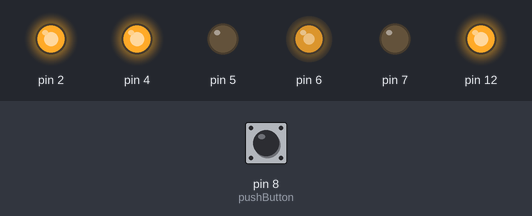
Simulated run of this sketch. Board: Arduino Uno, built with avr-gcc and run on an emulated ATmega328P. On the bench: output pins drawn as LEDs (lit = HIGH). The inputs (shaded band) are chosen by the test bench; at power-on: pin 8 (pushButton) LOW.

Above: at 2.8 s.
2.9 s: pin 8 (pushButton) pulled HIGH for 1.2 s
At 3.8 s:
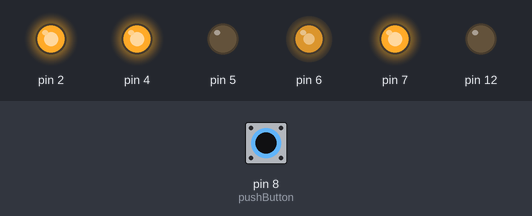
6.5 s: pin 8 (pushButton) pulled HIGH for 3.2 s
At 10.6 s:
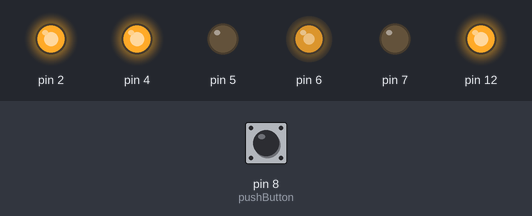
Timing chart, 0 to 12.1 s (numbered marks = the images above; inputs shaded):
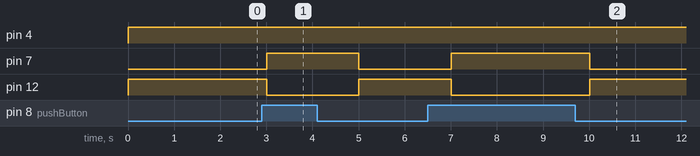

Measured:
- after the input at 2.9 s, pin 7: LOW → HIGH after 0.10 s, → LOW 2.0 s later; pin 12: HIGH → LOW after 0.10 s, → HIGH 2.0 s later
- after the input at 6.5 s, pin 7: LOW → HIGH after 0.51 s, → LOW 3.0 s later; pin 12: HIGH → LOW after 0.51 s, → HIGH 3.0 s later

The sketch:

Two_Motor_Momentary_Switch_working2.ino
```cpp
//Created by Nino Panes w/ the help of Michael Shiloh. Modified blink Code to turn on Motors
const int pushButton = 8;
int goForward = 0;

void setup() {
  // initialize digital pin output.
  //pinMode(LED_BUILTIN, OUTPUT);
  pinMode(2, OUTPUT);
  pinMode(4, OUTPUT);
  pinMode(5, OUTPUT );

  pinMode(6, OUTPUT);
  pinMode(7, OUTPUT);
  pinMode(12, OUTPUT );


  analogWrite(6, 430);
  analogWrite(2, 430);

}

// the loop function runs over and over again forever
void loop() {

  int buttonState = digitalRead(pushButton);

  // print out the state of the button:
  Serial.println(buttonState);
  delay(1);

  if (buttonState == HIGH) {

    //Continuously moves forward until button is pressed.
    goFor();


  } else {                    // Else allows it to change its actions briefly until its done then it goes to the original action.

    //Continuously moves backward as long as button is pressed.
    goBack();


  }
}

//Function for Forward
void goFor() {
  digitalWrite(4, HIGH);   // Move Forward for 1 second
  digitalWrite(5, LOW);

  digitalWrite(7, HIGH);
  digitalWrite(12, LOW);
  delay(1000);
}

//Function for Backward
void goBack() {
  digitalWrite(3, LOW);     //Move Backward for 1 second
  digitalWrite(4, HIGH);

  digitalWrite(7, LOW);
  digitalWrite(12, HIGH);
  delay(1000);
}
```
